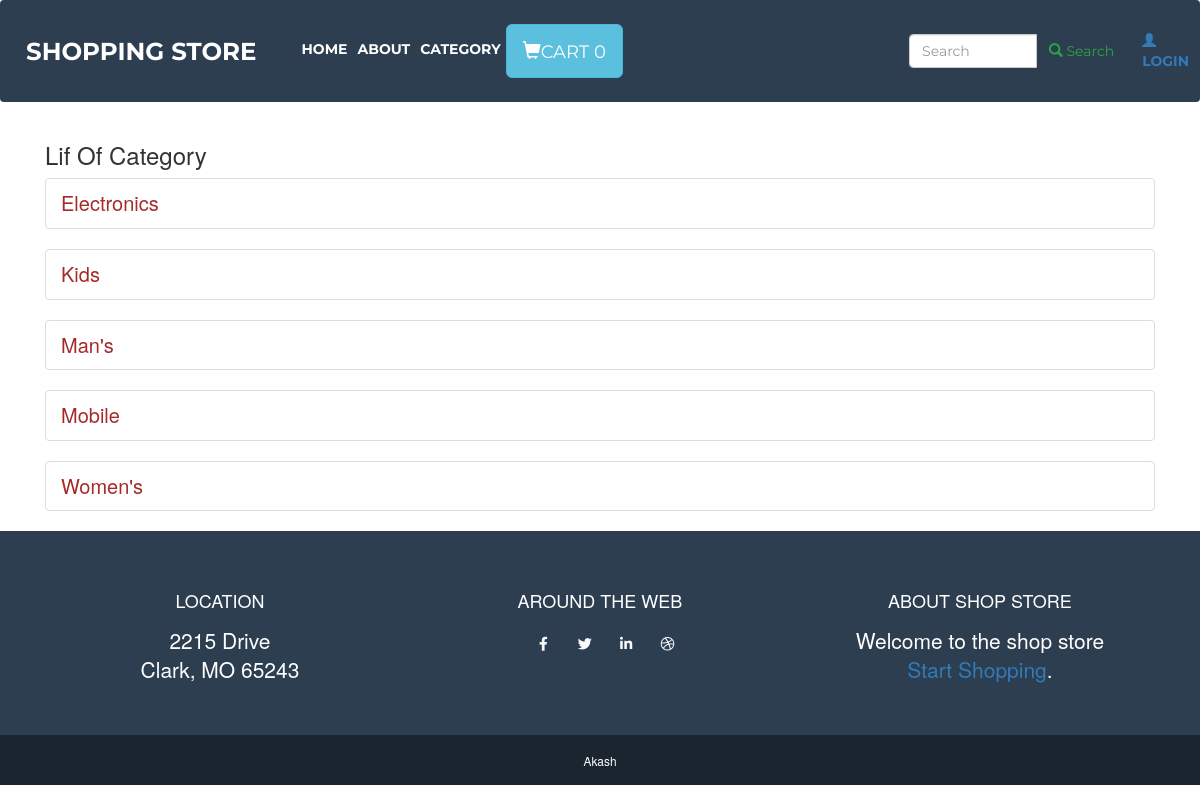
Before: /category/list/ with the older database file.
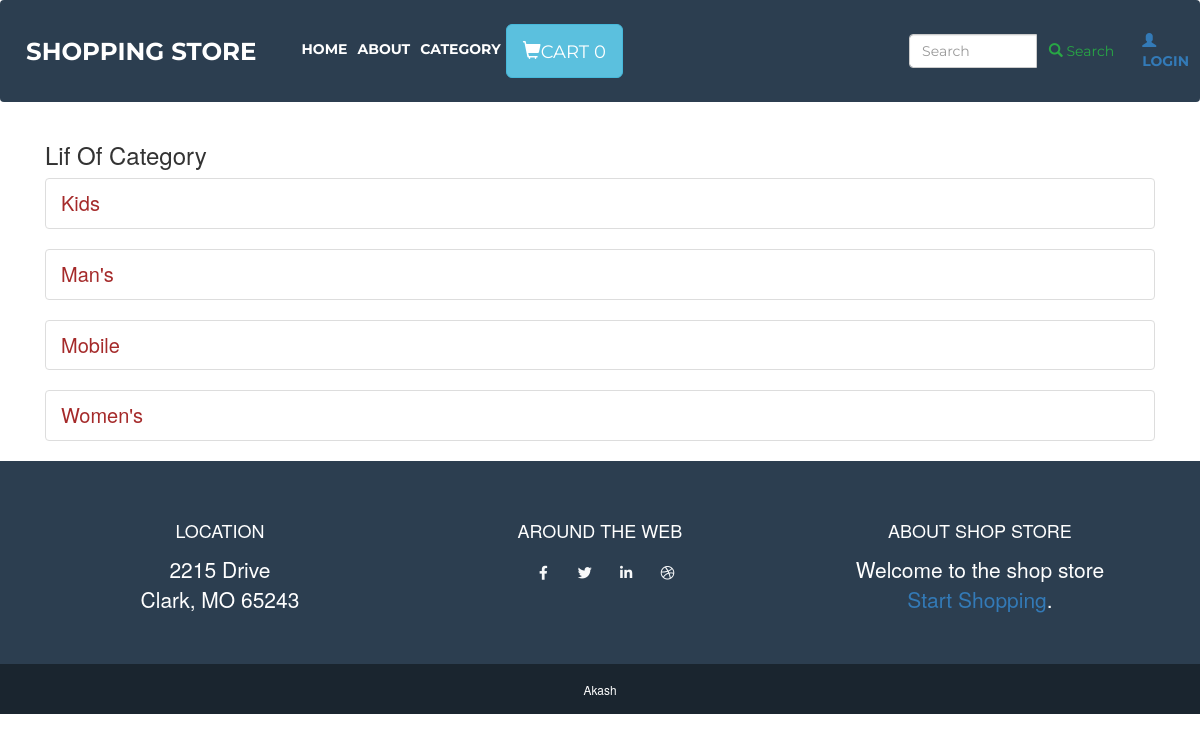
After: the same page with the newer database file.
### category/models.py (models this page shows, shortened)
class Category(models.Model):
    name = models.CharField(max_length=150, db_index=True)
    created_at = models.DateTimeField(auto_now_add=True)
    updated_at = models.DateTimeField(auto_now=True)
    class Meta:
        ordering = ('name', )
        verbose_name = 'category'
        verbose_name_plural = 'categories'

### category/views.py (the view)
# urls.py: path('list/', views.CategoryListView.as_view(), name='category_list'),
class CategoryListView(ListView):
    template_name = 'category/category_list.html'
    model = Category

### cart/templatetags/add_tags.py (called while the page is built)
@register.simple_tag
def cart_item_count(user):
    try:
        count = Order.objects.filter(owner__username = user, is_ordered=False)[0].items.count()
        return count
    except:
        return 0

### category/templates/category/category_list.html (shortened to what this page needs)
{% extends 'base/index.html' %} {% load static %} {% block pagecontent %}
<div class="container">
    <h3>Lif Of Category</h3>
    {% for obj in object_list %}
   <ul class="list-group">
     <li class="list-group-item"><a  href="{% url 'category:category_type' obj.pk  %}" class="link">{{obj.name}}</a></li>
    </ul>
    {% endfor %}
</div>
{% endblock %}

### templates/base/index.html (shortened to what this page needs)
<!DOCTYPE html> {% load static %} {% load add_tags   %}
<html lang="en">
<head>
  <link href="{% static 'vendor/fontawesome-free/css/all.min.css' %}" rel="stylesheet" type="text/css">
  <link href="{% static  'css/freelancer.min.css' %}" rel="stylesheet">
  <link rel="stylesheet" href="https://maxcdn.bootstrapcdn.com/bootstrap/3.4.0/css/bootstrap.min.css">
</head>
<body id="page-top">
  <nav class="navbar navbar-expand-lg bg-secondary text-uppercase fixed-top" id="mainNav">
    <div class="container">
      <a class="navbar-brand js-scroll-trigger" href="{% url 'products:list' %}">Shopping Store</a>
      <div class="collapse navbar-collapse" id="navbarResponsive">
        <ul class="navbar-nav mr-auto">
          <li class="nav-item active">
            <a class="nav-link" href="{% url 'products:list' %}">Home
            </a>
          </li>
          <li class="nav-item">
            <a class="nav-link" href="{% url 'products:about' %}">About</a>
          </li>
          <li class="nav-item">
            <a class="nav-link" href="{% url 'category:category_list' %}">Category</a>
          </li>
          <li class="nav-item">
            <a href="{% url 'cart:order_summary' %}" class="btn btn-info btn-lg">
              <span class="glyphicon glyphicon-shopping-cart"></span>Cart {% cart_item_count request.user.username %}
            </a>
          </li>
        </ul>
      </div>
    </div>
    {% include 'search/search-form.html' %}
    <ul class="nav navbar-nav navbar-right">
      <li>
              <a href="{% url 'accounts:login' %}">
                <span class="glyphicon glyphicon-user"></span>Login
              </a>
      </li>
    </ul>
  </nav>
  {% block pagecontent %} {% endblock %}
  <footer class="footer text-center">
    <div class="container">
      <div class="row">
        <div class="col-lg-4 mb-5 mb-lg-0">
          <h4 class="text-uppercase mb-4">Location</h4>
          <p class="lead mb-0">2215  Drive
            <br>Clark, MO 65243</p>
        </div>
        <div class="col-lg-4 mb-5 mb-lg-0">
          <h4 class="text-uppercase mb-4">Around the Web</h4>
          <a class="btn btn-outline-light btn-social mx-1" href="#">
            <i class="fab fa-fw fa-facebook-f"></i>
          </a>
          <a class="btn btn-outline-light btn-social mx-1" href="#">
            <i class="fab fa-fw fa-twitter"></i>
          </a>
          <a class="btn btn-outline-light btn-social mx-1" href="#">
            <i class="fab fa-fw fa-linkedin-in"></i>
          </a>
          <a class="btn btn-outline-light btn-social mx-1" href="#">
            <i class="fab fa-fw fa-dribbble"></i>
          </a>
        </div>
        <div class="col-lg-4">
          <h4 class="text-uppercase mb-4">About shop Store</h4>
          <p class="lead mb-0">Welcome  to the shop store<br>
            <a href="#">Start Shopping</a>.</p>
        </div>
      </div>
    </div>
  </footer>
  <section class="copyright py-4 text-center text-white">
    <div class="container">
      <small>Akash </small>
    </div>
  </section>
</body>
</html>

### search/templates/search/search-form.html
<form method='GET' action='{% url "search:query" %}' class="form my-2 my-lg-0 search-form">
        <div class='input-group'>
          <input class="form-control" type="text" placeholder="Search" name='q' aria-label="Search" value='{{ request.GET.q }}'>
          <span class='input-group-btn'>
              <button class="btn btn-outline-success" type="submit"> <span class="glyphicon glyphicon-search"></span> Search</button>
          </span>
          </div>
      </form>

### category/templates/category/category_list.html (style rules this page uses)
.link { color:brown; text-decoration-line: none; font-size: 20px; }

Changed rows visible on the page:
removed Category: name "Electronics"
